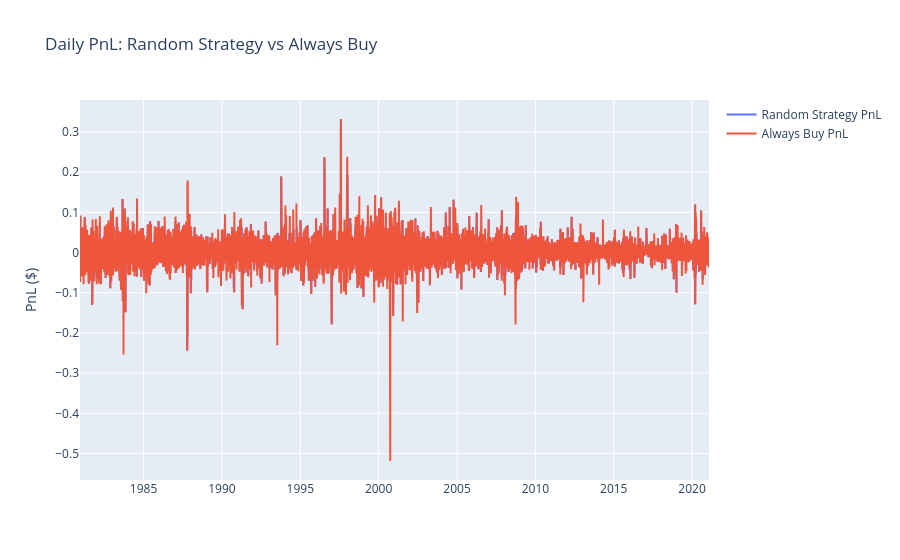

The notebook cell saved with this chart:
### Code cell
# 6. Plot Daily PnL
fig = go.Figure()
fig.add_trace(go.Scatter(x=df_backtest.index, y=df_backtest['strategy_pnl'], mode='lines', name='Random Strategy PnL'))
fig.add_trace(go.Scatter(x=df_backtest.index, y=df_backtest['always_buy_pnl'], mode='lines', name='Always Buy PnL'))

fig.update_layout(title='Daily PnL: Random Strategy vs Always Buy', yaxis_title='PnL ($)')
fig.show()

### Figure 1 — Plotly figure (JSON) as saved in the notebook; plotly's stock layout.template omitted (floating-point values rounded to 4 significant figures; data arrays with more than 128 entries replaced by an {"elided": "..."} marker saying what was removed)
{"data": [{"mode": "lines", "name": "Random Strategy PnL", "type": "scatter", "x": {"elided": "10119 str values"}, "y": {"elided": "10119 float values"}}, {"mode": "lines", "name": "Always Buy PnL", "type": "scatter", "x": {"elided": "10119 str values"}, "y": {"elided": "10119 float values"}}], "layout": {"title": {"text": "Daily PnL: Random Strategy vs Always Buy"}, "yaxis": {"title": {"text": "PnL ($)"}}}}
